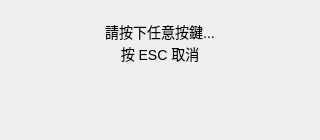
<?xml version='1.0' encoding='UTF-8'?>
<ui version="4.0">
 <class>KeyCaptureDialog</class>
 <widget class="QDialog" name="KeyCaptureDialog">
  <property name="geometry">
   <rect>
    <x>0</x>
    <y>0</y>
    <width>320</width>
    <height>140</height>
   </rect>
  </property>
  <property name="windowTitle">
   <string>按鍵偵測</string>
  </property>
  <layout class="QVBoxLayout" name="verticalLayout">
   <item>
    <widget class="QLabel" name="hint_label">
     <property name="styleSheet">
      <string notr="true">font-size: 14px; padding: 10px;</string>
     </property>
     <property name="text">
      <string>請按下任意按鍵...
按 ESC 取消</string>
     </property>
     <property name="alignment">
      <set>Qt::AlignCenter</set>
     </property>
     <property name="wordWrap">
      <bool>true</bool>
     </property>
    </widget>
   </item>
   <item>
    <widget class="QLabel" name="key_display_label">
     <property name="styleSheet">
      <string notr="true">font-size: 16px; font-weight: bold; color: #00aaff; padding: 5px;</string>
     </property>
     <property name="text">
      <string/>
     </property>
     <property name="alignment">
      <set>Qt::AlignCenter</set>
     </property>
    </widget>
   </item>
  </layout>
 </widget>
 <resources/>
 <connections/>
</ui>
